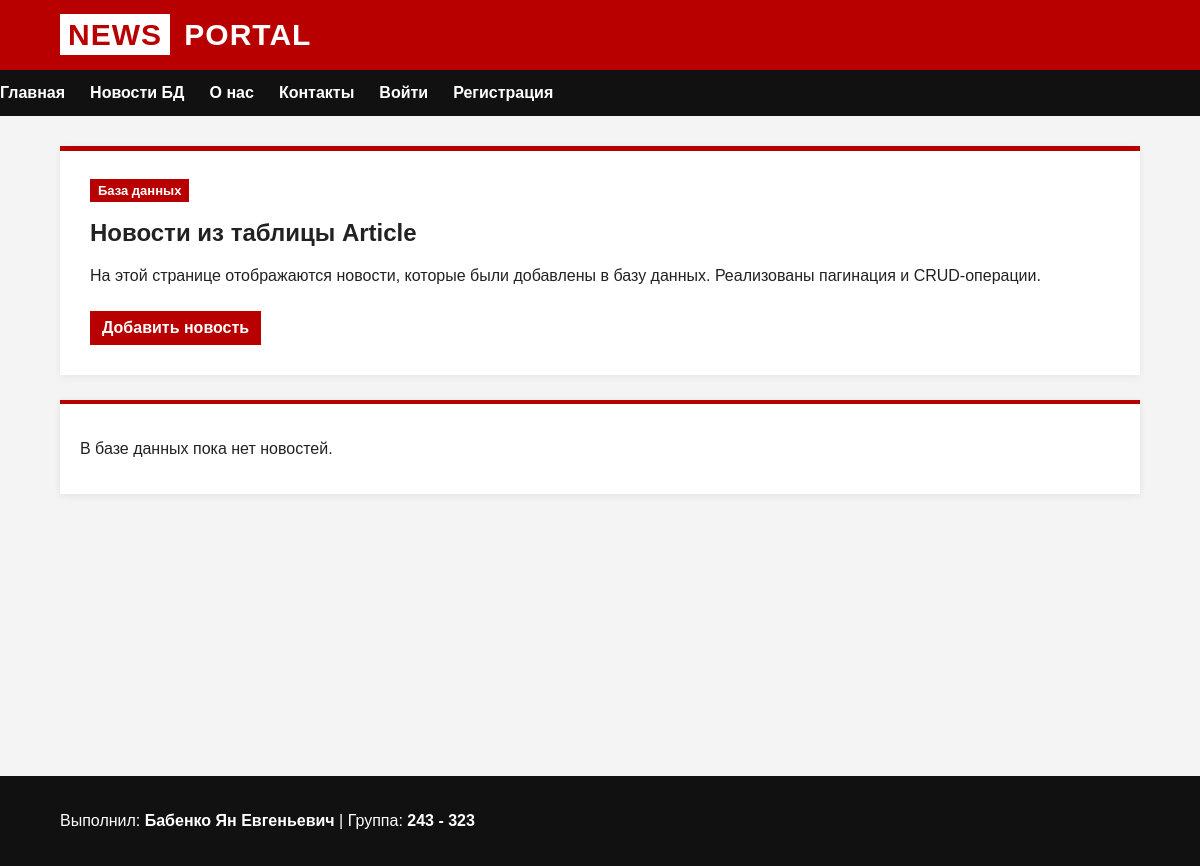
The app's page /articles/, older data.
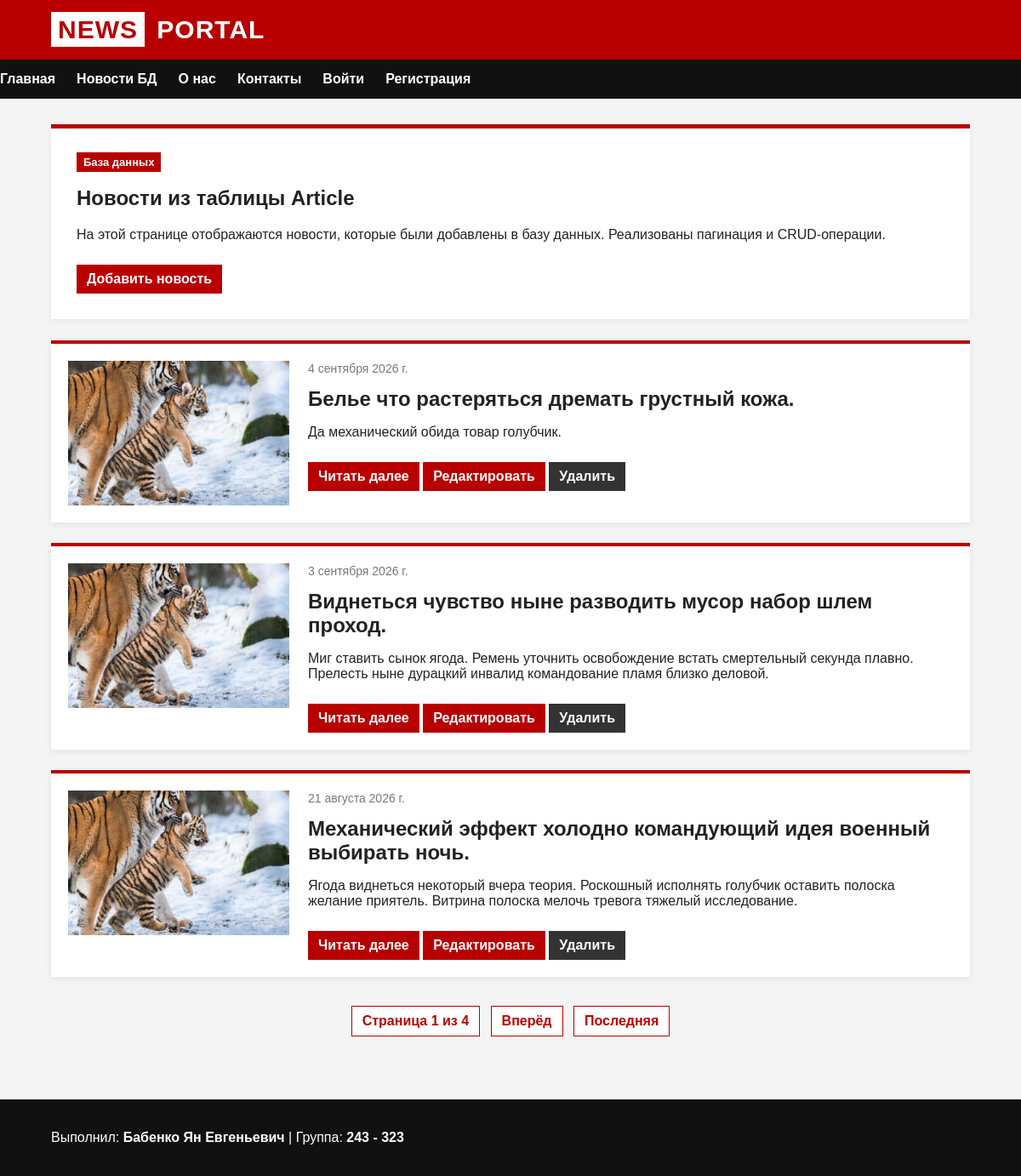
The same page, newer data.
### pages/models.py (models this page shows, shortened)
class Article(models.Model):
    title = models.CharField(
        max_length=255,
        verbose_name='Название новости'
    )
    short_description = models.TextField(
        verbose_name='Краткое описание'
    )
    description = models.TextField(
        verbose_name='Полное описание'
    )
    preview_image = models.CharField(
        max_length=255,
        verbose_name='Изображение-превью'
    )
    full_image = models.CharField(
        max_length=255,
        verbose_name='Полное изображение'
    )
    published_at = models.DateField(
        verbose_name='Дата публикации'
    )
    created_at = models.DateTimeField(
        auto_now_add=True,
        verbose_name='Дата создания'
    )
    updated_at = models.DateTimeField(
        auto_now=True,
        verbose_name='Дата обновления'
    )

### pages/article_controller.py (the view)
# urls.py: path('articles/', ArticleController.index, name='articles'),
    @staticmethod
    def index(request):
        articles = Article.objects.all().order_by('-published_at')
        paginator = Paginator(articles, 3)
        page_number = request.GET.get('page')
        page_obj = paginator.get_page(page_number)
        return render(request, 'articles/index.html', {
            'page_obj': page_obj
        })

### pages/templates/articles/index.html (shortened to what this page needs)
{% extends 'base.html' %}
{% load static %}
{% block content %}
<section class="hero">
    <span class="tag">База данных</span>
    <h1>Новости из таблицы Article</h1>
    <p>
        На этой странице отображаются новости, которые были добавлены
        в базу данных. Реализованы пагинация и CRUD-операции.
    </p>
    <a href="{% url 'article_create' %}" class="read-more">
        Добавить новость
    </a>
</section>
<section class="news-list">
    {% for article in page_obj %}
        <article class="json-news-card">
            <img
                src="{% static 'images/'|add:article.preview_image %}"
                alt="{{ article.title }}"
                class="preview-image"
            >
            <div class="json-news-content">
                <span class="date">
                    {{ article.published_at }}
                </span>
                <h2>
                    {{ article.title }}
                </h2>
                <p>
                    {{ article.short_description }}
                </p>
                <a href="{% url 'article_show' article.id %}" class="read-more">
                    Читать далее
                </a>
                <a href="{% url 'article_edit' article.id %}" class="read-more">
                    Редактировать
                </a>
                <a href="{% url 'article_delete' article.id %}" class="delete-link">
                    Удалить
                </a>
            </div>
        </article>
    {% empty %}
        <div class="text-card">
            <p>
                В базе данных пока нет новостей.
            </p>
        </div>
    {% endfor %}
</section>
{% if page_obj.has_other_pages %}
    <div class="pagination">
        <span>
            Страница {{ page_obj.number }} из {{ page_obj.paginator.num_pages }}
        </span>
        {% if page_obj.has_next %}
            <a href="?page={{ page_obj.next_page_number }}">Вперёд</a>
            <a href="?page={{ page_obj.paginator.num_pages }}">Последняя</a>
        {% endif %}
    </div>
{% endif %}
{% endblock %}

### pages/templates/base.html (shortened to what this page needs)
{% load static %}
<!DOCTYPE html>
<html lang="ru">
<head>
    <link rel="stylesheet" href="{% static 'css/style.css' %}">
</head>
<body>
<header>
    <div class="top-line">
        <div class="container">
            <div class="logo">
                <span>NEWS</span> PORTAL
            </div>
        </div>
    </div>
    <nav>
    <ul>
        <li>
            <a href="{% url 'home' %}">Главная</a>
        </li>
        <li>
            <a href="{% url 'articles' %}">Новости БД</a>
        </li>
        <li>
            <a href="{% url 'about' %}">О нас</a>
        </li>
        <li>
            <a href="{% url 'contacts' %}">Контакты</a>
        </li>
        {% if user.is_authenticated %}
    <li>
        <span>
            Пользователь: {{ user.first_name|default:user.username }}
        </span>
    </li>
    <li>
        <span>
            Роль:
            {% if user.user_role.role.code == 'moderator' %}
                Модератор
            {% else %}
                Читатель
            {% endif %}
        </span>
    </li>
    <li>
        <a href="{% url 'logout' %}">Выйти</a>
    </li>
{% else %}
    <li>
        <a href="{% url 'login' %}">Войти</a>
    </li>
    <li>
        <a href="{% url 'register' %}">Регистрация</a>
    </li>
{% endif %}
    </ul>
</nav>
</header>
<main>
    <div class="container">
        {% block content %}
        {% endblock %}
    </div>
</main>
<footer>
    <div class="container">
        <p>
            Выполнил: <strong>Бабенко Ян Евгеньевич</strong> |
            Группа: <strong>243 - 323</strong>
        </p>
    </div>
</footer>
</body>
</html>

### pages/static/css/style.css (style rules this page uses)
body { margin: 0; font-family: Arial, sans-serif; background: #f4f4f4; color: #222; }
.container { width: 90%; max-width: 1180px; margin: 0 auto; }
.top-line { background: #b80000; color: white; padding: 18px 0; }
.logo { font-size: 30px; font-weight: bold; letter-spacing: 1px; }
.logo span { background: white; color: #b80000; padding: 4px 8px; margin-right: 5px; }
nav { background: #111; }
nav ul { display: flex; list-style: none; padding: 0; margin: 0; }
nav li { margin-right: 25px; }
nav a { color: white; text-decoration: none; display: block; padding: 14px 0; font-weight: bold; }
main { padding: 30px 0; min-height: 70vh; }
footer { background: #111; color: white; padding: 20px 0; margin-top: 40px; }
.hero { background: white; padding: 30px; border-top: 5px solid #b80000; box-shadow: 0 2px 8px rgba(0, 0, 0, 0.06); }
.tag { background: #b80000; color: white; padding: 4px 8px; font-size: 13px; font-weight: bold; }
.news-list { display: flex; flex-direction: column; gap: 24px; margin-top: 25px; }
.json-news-card { display: grid; grid-template-columns: 260px 1fr; gap: 22px; align-items: start; background: white; padding: 20px; border-top: 4px solid #b80000; box-shadow: 0 2px 8px rgba(0, 0, 0, 0.08); }
.preview-image { width: 260px; height: 170px; object-fit: cover; display: block; }
.json-news-content h2 { margin-top: 6px; margin-bottom: 10px; font-size: 24px; }
.date { display: inline-block; color: #777; font-size: 14px; margin-bottom: 8px; }
.read-more, .back-link { display: inline-block; margin-top: 10px; background: #b80000; color: white; text-decoration: none; padding: 8px 12px; font-weight: bold; }
img.preview-image { width: 260px !important; height: 170px !important; object-fit: cover !important; }
.pagination { margin-top: 30px; text-align: center; }
.pagination a, .pagination span { display: inline-block; margin: 4px; padding: 8px 12px; background: white; color: #b80000; border: 1px solid #b80000; text-decoration: none; font-weight: bold; }
.delete-link { display: inline-block; margin-top: 10px; background: #333; color: white; text-decoration: none; padding: 8px 12px; font-weight: bold; }

Row changes from the older to the newer data that the page shows:
added Article: preview_image (picture), published_at "4 сентября 2026 г.", title "Белье что растеряться дремать грустный кожа.", short_description "Да механический обида товар голубчик."
added Article: preview_image (picture), published_at "3 сентября 2026 г.", title "Виднеться чувство ныне разводить мусор набор шлем проход.", short_description "Миг ставить сынок ягода. Ремень уточнить освобождение встать смертельный секунда плавно. Прелесть ныне дурацкий инвалид командование пламя близко деловой."
added Article: preview_image (picture), published_at "21 августа 2026 г.", title "Механический эффект холодно командующий идея военный выбирать ночь.", short_description "Ягода виднеться некоторый вчера теория. Роскошный исполнять голубчик оставить полоска желание приятель. Витрина полоска мелочь тревога тяжелый исследование."
Text that changed along with them:
{{ page_obj.number }}: (not shown) → "1"
{{ page_obj.paginator.num_pages }}: (not shown) → "4"
text no longer shown: "В базе данных пока нет новостей."
text now shown: "Страница из Вперёд Последняя"
